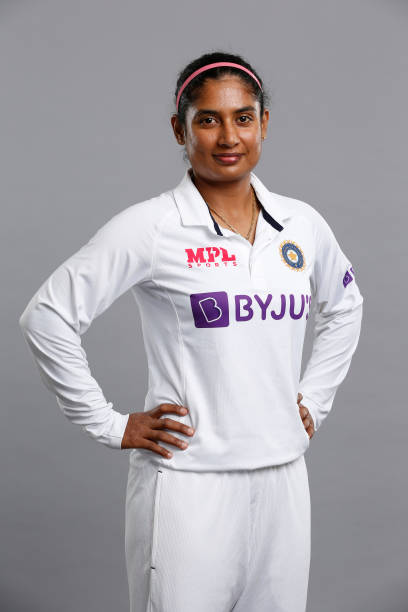
#> input picture server/test images/Mithali Raj poses during an India women portrait session at the DoubleTree by Hilton Hotel on June 14, 2021 in Bristol, England. (11).jpg, 408 x 612 px; its folder holds only this picture in this run
$ python -i util.py   (imports and definitions only)
#> lines starting #> are read from the running program, lines starting #| are printed output that depends on the picture
import joblib
import json
import numpy as np
import base64
import cv2
from wavelet import w2d

__class_name_to_number = {}
__class_number_to_name = {}

__model = None

def classify_image(image_base64_data, file_path=None):
    imgs = get_cropped_image_if_2_eyes(file_path, image_base64_data)

    result = []
    for img in imgs:
        scalled_raw_img = cv2.resize(img, (32, 32))
        img_har = w2d(img, 'db1', 5)
        scalled_img_har = cv2.resize(img_har, (32, 32))
        combined_img = np.vstack((scalled_raw_img.reshape(32 * 32 * 3, 1), scalled_img_har.reshape(32 * 32, 1)))

        len_image_array = 32*32*3 + 32*32

        final = combined_img.reshape(1,len_image_array).astype(float)
        result.append({
            'class': class_number_to_name(__model.predict(final)[0]),
            'class_probability': np.around(__model.predict_proba(final)*100,2).tolist()[0],
            'class_dictionary': __class_name_to_number
        })

    return result

def class_number_to_name(class_num):
    return __class_number_to_name[class_num]

def load_saved_artifacts():
    print("loading saved artifacts...start")
    global __class_name_to_number
    global __class_number_to_name

    with open("D:/project code/sports_person_classifier/server/artifect/class_dictionary.json", "r") as f:
        __class_name_to_number = json.load(f)
        __class_number_to_name = {v:k for k,v in __class_name_to_number.items()}

    global __model
    if __model is None:
        with open('D:/project code/sports_person_classifier/server/artifect/saved_model.pkl', 'rb') as f:
            __model = joblib.load(f)
    print("loading saved artifacts...done")

def get_cv2_image_from_base64_string(b64str):
    '''
    credit: https://stackoverflow.com/questions/33754935/read-a-base-64-encoded-image-from-memory-using-opencv-python-library
    :param uri:
    :return:
    '''
    encoded_data = b64str.split(',')[1]
    nparr = np.frombuffer(base64.b64decode(encoded_data), np.uint8)
    img = cv2.imdecode(nparr, cv2.IMREAD_COLOR)
    return img

def get_cropped_image_if_2_eyes(image_path, image_base64_data):
    face_cascade = cv2.CascadeClassifier(cv2.data.haarcascades + 'haarcascade_frontalface_default.xml')
    eye_cascade = cv2.CascadeClassifier(cv2.data.haarcascades + 'haarcascade_eye.xml')

    if image_path:
        img = cv2.imread(image_path)
    else:
        img = get_cv2_image_from_base64_string(image_base64_data)

    gray = cv2.cvtColor(img, cv2.COLOR_BGR2GRAY)
    faces = face_cascade.detectMultiScale(gray, 1.3, 5)

    cropped_faces = []
    for (x, y, w, h) in faces:
        roi_gray = gray[y:y+h, x:x+w]
        roi_color = img[y:y+h, x:x+w]
        eyes = eye_cascade.detectMultiScale(roi_gray)
        if len(eyes) >= 2:
            cropped_faces.append(roi_color)
    return cropped_faces

def get_b64_test_image_for_mery_com():
    with open("base64.txt") as f:
        return f.read()

# [4 lines not run here, left out]

>>> import cv2
>>> picture = cv2.imread('test images/Mithali Raj poses during an India women portrait session at the DoubleTree by Hilton Hotel on June 14, 2021 in Bristol, England. (11).jpg', cv2.IMREAD_GRAYSCALE)
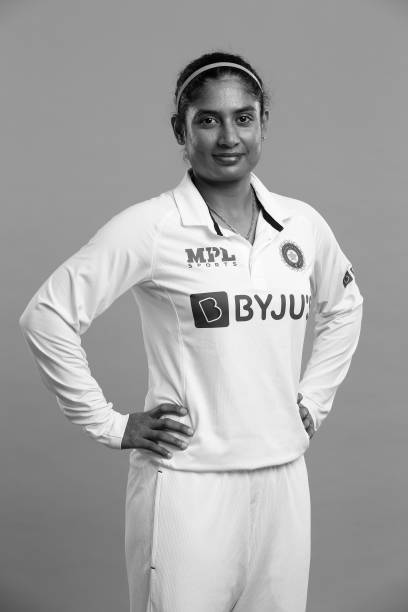
#> picture: shape (612, 408); min 0, max 255, mean 163.8
#> (the run stopped early here; a loop or call above may not have finished)

$ run again, on server/test images/Pusarla V. Sindhu of India in action against Line Christophersen of Denmark during the women single on day two of the Perodua Malaysia Masters at... (4).jpg
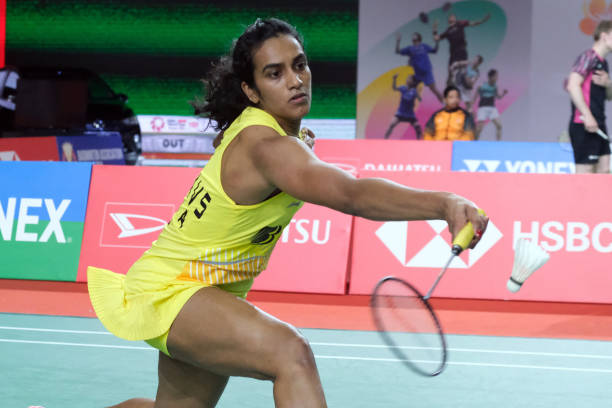
#> input picture server/test images/Pusarla V. Sindhu of India in action against Line Christophersen of Denmark during the women single on day two of the Perodua Malaysia Masters at... (4).jpg, 612 x 408 px
#> `picture = cv2.imread('test images/Mithali Raj poses during an India wo..`:
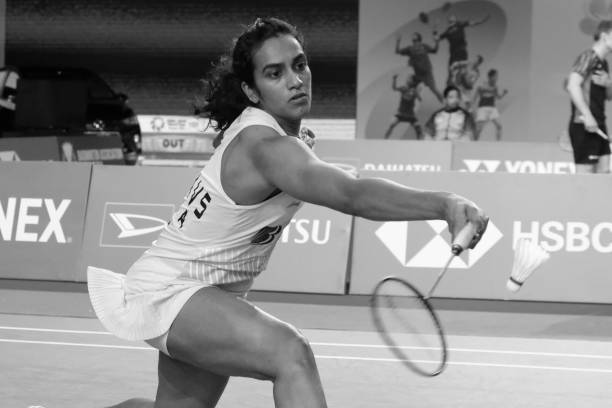
#> picture: shape (408, 612); min 0, max 255, mean 140.5
